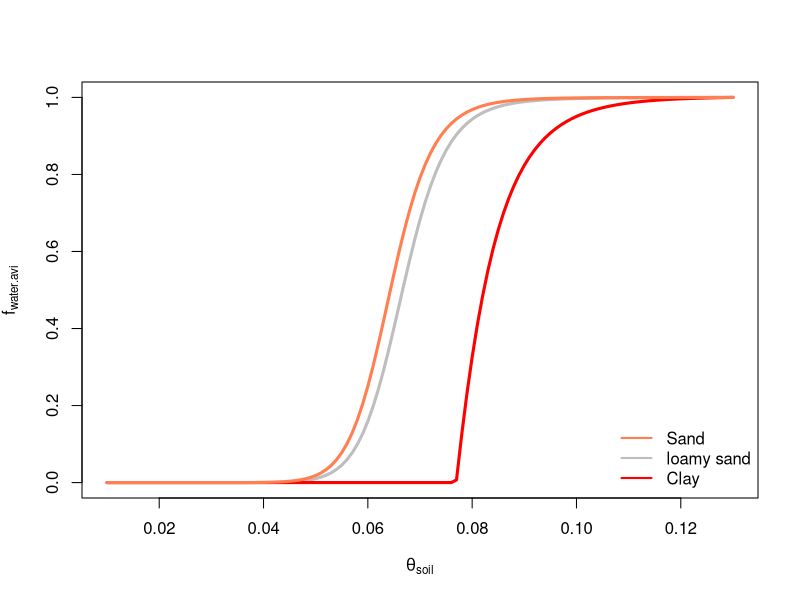

Reproduce this figure in R.
## ---- chunk 1
# calculate soil psi
psi.s.func <- function(swc,
                       psi.e = -0.74e-3,#KPa
                       b = 6.4, 
                       swc.sat = 0.38){
   psi.e * (swc / swc.sat)^-b
}

# calculate soil conductivity
k.soil.func <- function(swc,
                        swc.sat = 0.38,
                        psi.e = -0.74e-3,#KPa
                        b = 6.4, 
                        k.sat = 11.4){
  
  # if(swc>swc.sat){
  #   warning(paste0('Given SWC ',swc,' is larger than satureate ',swc.sat,
  #                  '/n A max of ',k.sat,' is given'))
  #   k.s = k.sat
  # }else{
  psi.soil <- psi.s.func(swc = swc,
                         psi.e = psi.e,#KPa
                         b = b, 
                         swc.sat = swc.sat)
  
  k.s <- k.sat * (psi.e / psi.soil)^(2+3/b)
  # }
  
  return(min(k.s,k.sat))
}

# calculate soil conductance
k.s.p.func <- function(swc,
                       r.l=0.48,
                       lai=8,
                       l.v=1490,
                       r.root=0.0005,
                       swc.sat = 0.13,
                       psi.e = -0.74e-3,#KPa
                       b = 6.4, 
                       k.sat = 11.4){
    ks <- r.l*2*pi*
    k.soil.func(swc,swc.sat,psi.e,b,k.sat)/
    lai/log10(1/sqrt(pi * l.v)/r.root)
  
  return(ks)
}

# calculate Emax 
e.frac.func <- function(swc,
                        k.plant = 0.07,
                        swc.sat = 0.13,
                        psi.e = -0.74e-3,#KPa
                        b = 6.4, 
                        k.sat = 11.4,
                        psi.min = -2){
  
  psi.soil <- psi.s.func(swc = swc,
                         psi.e = psi.e,#KPa
                         b = b, 
                         swc.sat = swc.sat)
  
  psi.soil <- max(psi.soil , psi.min)
  
  R.p = 1 / k.plant
  R.s = 1 / k.s.p.func(swc,swc.sat,psi.e,b,k.sat)
  # -R.p * (psi.soil - psi.min)/ psi.min / (R.p + R.s)
  k.l <- 1 / (R.p + R.s)
  e.max <- k.l*(psi.soil - psi.min)
  # 
  R.s.sat <- 1 / k.s.p.func(swc.sat,swc.sat,psi.e,b,k.sat)
  
  k.l.sat <- 1/(R.p + R.s.sat)
  
  e.max.sat <- k.l.sat*(psi.e - psi.min)
  return(e.max/e.max.sat)
}

## ---- chunk 2
library(knitr)
kable(data.frame(Parameters = c('r.l','LAI','l.v','r.root',
                                  'swc.sat','psi.sat',
                                   'b' ,'k.sat' ,'k.plant'),
                 Values = c(0.48,8,1490,0.0005,0.38,-0.74e-3,6.4,11.4,0.02)))

soil.parm.df = data.frame(soil.type = c('sand','loamy sand','light clay'),
                          b = c(2.79,4.26,11.55),
                          psi.sat.kpa = c(-0.68,-0.36,-4.58),
                          k.sat = c(264.3,79.8,5.5))

## ---- chunk 3
swc.vec <- seq(0.01,0.13,by=0.001)
fract.vec <- sapply(swc.vec,e.frac.func,
                    b=4.26,
                    k.sat = 79.8,
                    psi.e = -1.38e-3,psi.min = -2)

# frac.t.vec <- sapply(swc.vec,e.frac.func,b = 3,k.plant = .08) /  e.frac.func(0.38,b = 3,k.plant = .08)
frac.sand.vec <- sapply(swc.vec,e.frac.func,b = 2.79,k.sat = 264,psi.e = -0.68e-3) 

frac.clay.vec <- sapply(swc.vec,e.frac.func,b = 11.55,k.sat = 5.5,psi.e = -4.68e-3)

plot(fract.vec~swc.vec,type='l',lwd=3,col='grey',
     xlab=expression(theta[soil]),ylab=expression(f[water.avi]))

points(frac.clay.vec~swc.vec,type='l',lwd=3,col='red')

points(frac.sand.vec~swc.vec,type='l',lwd=3,col='coral')
legend('bottomright',legend = c('Sand','loamy sand','Clay'),lty=1,lwd=2,
       col=c('coral','grey','red'),bty='n')
## ---- chunk 4
library(knitr)
s.vec <- seq(0.1,1,by=0.1)
beta = 0.943

rooting.detpth = 1
kable(data.frame(Soil.Depth = s.vec,
                 root.frac.03 = (1-beta^(100*s.vec)) / (1-beta^(100*.3)),
                 root.frac.05 = (1-beta^(100*s.vec)) / (1-beta^(100*0.5)),
                 root.frac.1 = (1-beta^(100*s.vec)) / (1-beta^(100*1))
                 ))

